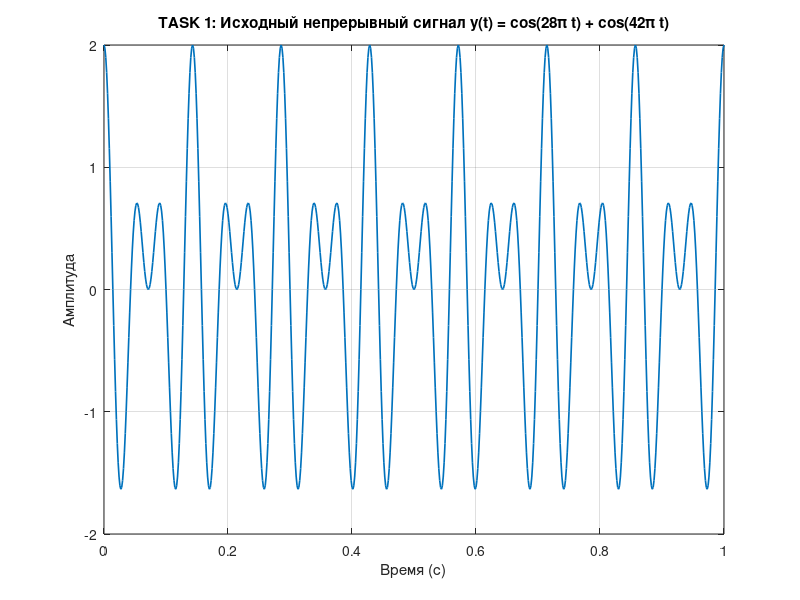
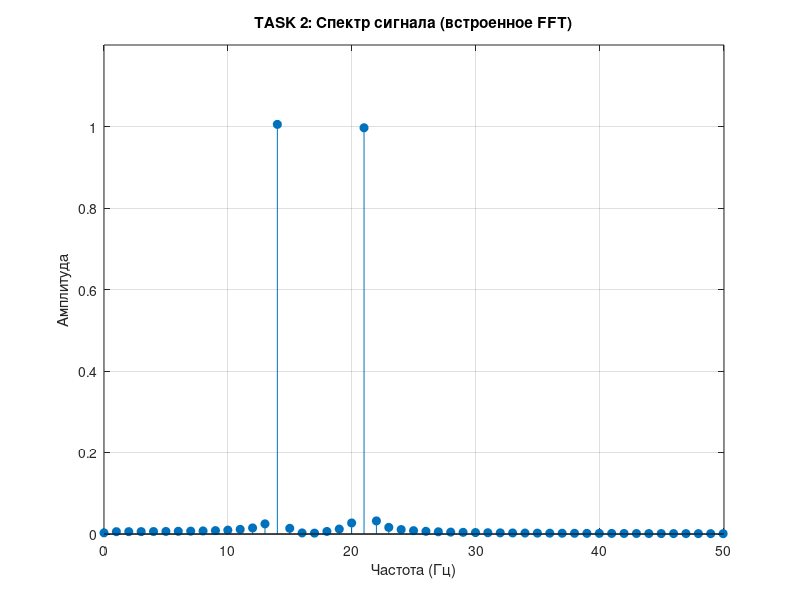
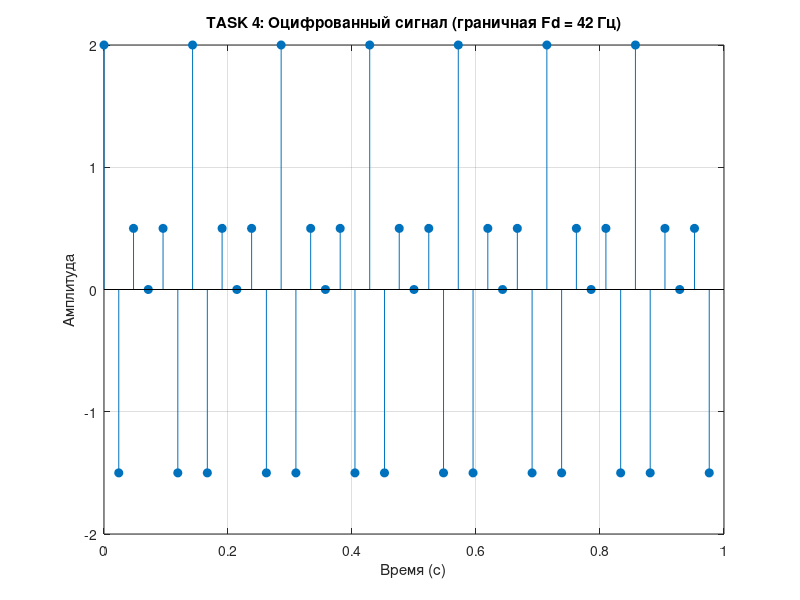

Here is the MATLAB script that generated these plots, in order: (Note: this script raises an error after producing the figures.)
%% =========================================================================
%% Лабораторная работа №1: Дискретизация, теорема Котельникова, ДПФ и АЦП
%% Курс: Основы систем моделирования и связи (ОСМС)
%% Вариант: 26
%% =========================================================================

clear; close all; clc;

%% TASK 1: Генерация и визуализация непрерывного сигнала
f = 7;
y = @(t) cos(4*pi*f*t) + cos(6*pi*f*t);

SR = 100;  % sampling points (число точек на период)
T = 1/f;   % период
SS = T/SR; % sampling step
Fs = 1/SS; % частота дискретизации (700 Гц)

t = 0:SS:1;
N = length(t);       % число отчетов

figure('Name', 'TASK 1: Исходный сигнал', 'NumberTitle', 'off');
plot(t, y(t), 'LineWidth', 1.2);
grid on;
title('TASK 1: Исходный непрерывный сигнал y(t) = cos(28\pi t) + cos(42\pi t)');
xlabel('Время (с)'); ylabel('Амплитуда');


%% TASK 2 - 3: Определение максимальной частоты и частоты дискретизации по Котельникову
% Согласно данным имеем два гармонических колебания:
% s1 = cos(4*pi*f*t) ; s2 = cos(6*pi*f*t)
% Из теоретических положений omega = 2*pi*f:
% omega1 = 4*pi*f => f1 = 2*f = 14 Гц
% omega2 = 6*pi*f => f2 = 3*f = 21 Гц
% Следовательно, максимальная частота в спектре сигнала:
%       Fmax = 3*f = 21 Гц
% По теореме Котельникова (Найквиста-Шеннона-Котельникова):
%       Fs >= 2 * Fmax
% Для нашего сигнала:
%       Fs_min = 2 * 21 = 42 Гц

freqs = (0 : floor(N/2)) * (Fs / N);
Ftransformed = fft(y(t));
Spectrum = Ftransformed / N;
HalfSpectrum = Spectrum(1 : floor(N/2) + 1);
HalfSpectrum(2:end-1) = 2 * HalfSpectrum(2:end-1);

figure('Name', 'TASK 2: Спектр FFT', 'NumberTitle', 'off');
stem(freqs, abs(HalfSpectrum), 'filled');
grid on;
title('TASK 2: Спектр сигнала (встроенное FFT)');
xlabel('Частота (Гц)'); ylabel('Амплитуда');
xlim([0, 50]);
ylim([0, 1.2]);


%% TASK 4: Оцифровка сигнала на 1 секунду с частотой дискретизации Fd = 42 Гц
% По теореме Котельникова граничная частота дискретизации Fd = 42 Гц
Fd = 42; 
dt = 1/Fd;
t4 = 0:dt:(1-dt); % ровно 42 отсчета на длительности 1 с
y4 = y(t4);       % массив временных отсчетов

figure('Name', 'TASK 4: Оцифрованный сигнал', 'NumberTitle', 'off');
stem(t4, y4, 'filled');
grid on;
title('TASK 4: Оцифрованный сигнал (граничная Fd = 42 Гц)');
xlabel('Время (с)'); ylabel('Амплитуда');


%% TASK 5: Самописное ДПФ (DFT), ширина спектра и расчёт объема памяти
% Вызываем самописную функцию ДПФ из шорткатов (my_dft)
X4 = my_dft(y4);
N4 = length(y4);

% Вычисление одностороннего амплитудного спектра
Spectr4 = abs(X4/N4);
Spectr4_half = Spectr4(1:floor(N4/2)+1);
Spectr4_half(2:end-1) = 2 * Spectr4_half(2:end-1);
f4 = (0 : floor(N4/2)) * (Fd/N4);

figure('Name', 'TASK 5: ДПФ', 'NumberTitle', 'off');
stem(f4, Spectr4_half, 'filled');
grid on;
title('TASK 5: Самописное ДПФ (Fd = 42 Гц)');
xlabel('Частота (Гц)'); ylabel('Амплитуда');
ylim([0, 1.2]);

% --- Оценка объема памяти ---
% Количество отчетов: N4 = 42
fprintf('--- TASK 5: Оценка объема памяти (N = %d отсчетов) ---\n', N4);
fprintf('  • double (8 байт): %d байт\n', N4 * 8);
fprintf('  • single/float (4 байта): %d байт\n', N4 * 4);
fprintf('  • int16 (2 байта): %d байт\n\n', N4 * 2);


%% TASK 6: Восстановление аналогового сигнала (ОДПФ) и оценка сходства
% Восстанавливаем сигнал через ИДПФ (my_idft) из шорткатов
y_rec = my_idft(X4);

% Сетка времени для непрерывного оригинала
t_analog = 0:0.001:1;

figure('Name', 'TASK 6: Восстановление Fd=42', 'NumberTitle', 'off');
plot(t_analog, y(t_analog), 'k--', 'LineWidth', 1.2);
hold on;
plot(t4, y_rec, 'b.-', 'LineWidth', 1.2, 'MarkerSize', 10);
hold off;
grid on;
title('TASK 6: Восстановление сигнала при критической Fd = 42 Гц');
xlabel('Время (с)'); ylabel('Амплитуда');
legend('Оригинал непрерывный', 'Восстановленный (ОДПФ + линия)');


%% TASK 7: Увеличение частоты дискретизации в 4 раза (Fd7 = 168 Гц)
Fd7 = 4 * Fd; % 168 Гц
dt7 = 1/Fd7;
t7 = 0:dt7:(1-dt7); % 168 отсчетов на 1 с
y7 = y(t7);
N7 = length(y7);

X7 = my_dft(y7);
Spectr7 = abs(X7/N7);
Spectr7_half = Spectr7(1 : floor(N7/2) + 1);
Spectr7_half(2:end-1) = 2 * Spectr7_half(2:end-1);
f7 = (0 : floor(N7/2)) * (Fd7 / N7);

figure('Name', 'TASK 7: ДПФ 168 Гц', 'NumberTitle', 'off');
stem(f7, Spectr7_half, 'filled');
xlim([0, 50]);
grid on;
title('TASK 7: ДПФ при 4х оверсемплинге (Fd = 168 Гц)');
xlabel('Частота (Гц)'); ylabel('Амплитуда');
ylim([0, 1.2]);

% Восстановление сигнала при 168 Гц
y_rec7 = my_idft(X7);

figure('Name', 'TASK 7: Восстановление 168 Гц', 'NumberTitle', 'off');
plot(t_analog, y(t_analog), 'k--', 'LineWidth', 1.2);
hold on;
plot(t7, y_rec7, 'r.-', 'LineWidth', 1.0, 'MarkerSize', 8);
hold off;
grid on;
title('TASK 7: Восстановление при Fd = 168 Гц (сигнал плавный)');
xlabel('Время (с)'); ylabel('Амплитуда');
legend('Оригинал', 'Восстановленный (Fd = 168 Гц)');


%% TASK 8 - 10: Считывание и анализ параметров аудиозаписи (электрогитара)
audio_file = 'voice.wav';
if exist(audio_file, 'file')
    [GuitarArray, GuitarFD] = audioread(audio_file);
    Audioinfo = audioinfo(audio_file);
    duration = Audioinfo.Duration;
    num_samples = size(GuitarArray, 1);
    MyFD = num_samples / duration;
else
    % Fallback: генерируем синтетический сигнал гитары, если WAV не загружен в Git
    GuitarFD = 44100;
    duration = 1.5;
    num_samples = round(duration * GuitarFD);
    t_synth = (0:num_samples-1)' / GuitarFD;
    GuitarArray = zeros(size(t_synth));
    for h = 1:16
        GuitarArray = GuitarArray + (1/h^1.2) * sin(2*pi*220*h*t_synth);
    end
    GuitarArray = GuitarArray / max(abs(GuitarArray));
    MyFD = GuitarFD;
end

fprintf('--- TASK 8-10: Анализ аудиозаписи ---\n');
fprintf('Количество отсчетов: %d\n', num_samples);
fprintf('Длительность записи: %.2f с\n', duration);
fprintf('Вычисленная частота дискретизации (MyFD): %.0f Гц\n', MyFD);
fprintf('Частота из файла (GuitarFD): %d Гц\n\n', GuitarFD);


%% TASK 11: Прореживание аудиосигнала (децимация) и воспроизведение
% Прореживаем массив в 10 раз (даунсэмплинг)
DSArray = downsample(GuitarArray, 10); 
Fs_ds = round(MyFD / 10); % 4410 Гц
t_ds = (0:length(DSArray)-1)/Fs_ds;

figure('Name', 'TASK 11: Прореженный сигнал', 'NumberTitle', 'off');
plot(t_ds, DSArray);
grid on;
title('TASK 11: Прореженный аудиосигнал (Fs = 4410 Гц)');
xlabel('Время (с)'); ylabel('Амплитуда');


%% TASK 12: ДПФ оригинального и прореженного звука (алиасинг)
y_orig_1s = GuitarArray(1 : min(GuitarFD, length(GuitarArray)), 1)'; 
N_orig = length(y_orig_1s);

y_ds_1s = DSArray(1 : min(Fs_ds, length(DSArray)), 1)';        
N_ds = length(y_ds_1s);

% ДПФ для оригинала (основная полоса до 4000 Гц)
k_max_orig = min(4000, N_orig - 1); 
XOrig = my_dft_fast(y_orig_1s, k_max_orig);
P_orig = abs(XOrig/N_orig);
P_orig(2:end) = 2*P_orig(2:end);
f_orig = 0:k_max_orig;

% Определение ширины спектра (по уровню 95% энергии)
P_cum = cumsum(P_orig.^2);
idx_95 = find(P_cum >= 0.95 * P_cum(end), 1);
F_width = f_orig(idx_95);
fprintf('--- TASK 12: Спектральный анализ звука ---\n');
fprintf('Ширина спектра оригинального сигнала (95%% энергии): %.0f Гц\n\n', F_width);

% ДПФ для прореженного сигнала (алиасинг)
k_max_ds = N_ds - 1;
XDS = my_dft_fast(y_ds_1s, k_max_ds);
P_ds = abs(XDS/N_ds);
f_ds = (0 : k_max_ds) * (Fs_ds/N_ds);

figure('Name', 'TASK 12: Алиасинг', 'Color', 'w', 'NumberTitle', 'off');
plot(f_orig, P_orig, 'b', 'LineWidth', 1.2); 
hold on;
plot(f_ds, P_ds, 'r', 'LineWidth', 0.9);
hold off;
grid on;
xlim([0, Fs_ds]);
ylim([0, max([P_orig, P_ds]) * 1.15]);
title('TASK 12: Сравнение ДПФ оригинального и прореженного сигналов (алиасинг)');
xlabel('Частота (Гц)'); ylabel('Амплитуда');
legend('Оригинал (Fs = 44100 Гц)', 'Прореженный (Fs = 4410 Гц, алиасинг)');


%% TASK 13: Влияние разрядности АЦП на спектр сигнала
bits_list = [3, 4, 5, 6, 16];
y_orig_sig = y(t);

fprintf('--- TASK 13: Оценка влияния разрядности АЦП ---\n');
figure('Name', 'TASK 13: Спектры при квантовании', 'NumberTitle', 'off');
for i = 1:length(bits_list)
    b = bits_list(i);
    [y_quant, err_mean] = quantize_adc(y_orig_sig, b);
    if b == 16
        fprintf('Разрядность %d бит (%5d уровней): Средняя ошибка = %.6f (эталон Audio CD)\n', b, 2^b, err_mean);
    else
        fprintf('Разрядность %d бит (%2d уровней): Средняя ошибка = %.5f\n', b, 2^b, err_mean);
    end
 
    F_q = fft(y_quant);
    P_q = abs(F_q / N);
    P_q_half = P_q(1 : floor(N/2) + 1);
    P_q_half(2:end-1) = 2 * P_q_half(2:end-1);
    
    subplot(2, 3, i);
    stem(freqs, P_q_half, 'LineWidth', 1.0, 'MarkerSize', 3);
    grid on;
    title(sprintf('%d бит (%d ур.) | err=%.4f', b, 2^b, err_mean));
    xlabel('Частота (Гц)'); ylabel('Амплитуда');
    xlim([0, 50]); ylim([0, 1.2]);
end

[y_q3, err3] = quantize_adc(y_orig_sig, 3);
[y_q4, err4] = quantize_adc(y_orig_sig, 4);
[y_q5, err5] = quantize_adc(y_orig_sig, 5);
[y_q6, err6] = quantize_adc(y_orig_sig, 6);
[y_q16, err16] = quantize_adc(y_orig_sig, 16);

figure('Name', 'TASK 13: Квантование во времени', 'NumberTitle', 'off');
plot(t, y_orig_sig, 'b', 'LineWidth', 1.5);
hold on;
stairs(t, y_q3, 'r', 'LineWidth', 1.1);
stairs(t, y_q4, 'Color', [0.1, 0.7, 0.2], 'LineWidth', 1.1);
stairs(t, y_q5, 'Color', [0.9, 0.5, 0.1], 'LineWidth', 1.0);
stairs(t, y_q6, 'Color', [0.6, 0.2, 0.8], 'LineWidth', 1.0);
stairs(t, y_q16, 'Color', [0.3, 0.3, 0.3], 'LineStyle', '--', 'LineWidth', 0.8);
hold off;
grid on;
title('TASK 13: Сравнение квантования во времени (3..16 бит)');
xlabel('Время (с)'); ylabel('Амплитуда');
legend('Оригинал', ...
       sprintf('3 бита (err=%.4f)', err3), ...
       sprintf('4 бита (err=%.4f)', err4), ...
       sprintf('5 бит (err=%.4f)', err5), ...
       sprintf('6 бит (err=%.4f)', err6), ...
       sprintf('16 бит (err=%.6f, CD)', err16), ...
       'Location', 'southwest');


%% Дополнительное 1: Darth Vader Voice DSP Effect
vader_file = 'vader_pre.wav';
if exist(vader_file, 'file')
    [y_vader_in, fs_vader] = audioread(vader_file);
    y_vader_in = y_vader_in(:, 1);
else
    fs_vader = 44100;
    t_v = (0 : fs_vader * 1.5 - 1)' / fs_vader;
    y_vader_in = 0.5 * sin(2*pi*140*t_v) + 0.3 * sin(2*pi*280*t_v);
end

y_vader = vader_voice(y_vader_in, fs_vader);

figure('Name', 'Доп: Вокодер Дарт Вейдер', 'NumberTitle', 'off');
subplot(2, 1, 1);
plot((0:length(y_vader_in)-1)/fs_vader, y_vader_in, 'b');
grid on; title('Оригинальный голос'); xlabel('Время (с)');
subplot(2, 1, 2);
plot((0:length(y_vader)-1)/fs_vader, y_vader, 'r');
grid on; title('Обработанный голос Дарта Вейдера'); xlabel('Время (с)');


%% Дополнительное 2: Синтез мелодии "В траве сидел кузнечик"
Fs_kuz = 48000;
NOTE_C4  = 262; NOTE_E4  = 330; NOTE_F4  = 349; NOTE_G4  = 392; NOTE_GS4 = 415;

melodyes = [NOTE_E4, NOTE_C4, NOTE_E4, NOTE_C4, NOTE_E4, NOTE_F4, NOTE_F4, ...
            NOTE_F4, NOTE_C4, NOTE_F4, NOTE_C4, NOTE_F4, NOTE_E4, NOTE_E4];
durations = [250, 250, 250, 250, 250, 250, 500, ...
             250, 250, 250, 250, 250, 250, 500];

mels = [melodyes, melodyes, melodyes(1:7)];
durs = [durations, durations, durations(1:7)];

kuz_signal = [];
for i = 1:length(mels)
    dur = durs(i)/1000;
    N_total = round(dur*Fs_kuz);
    N_tone  = round(0.85*N_total);
    t_k = (0:N_tone-1)/Fs_kuz;
    tone = sin(2*pi*mels(i)*t_k);
    kuz_signal = [kuz_signal, tone, zeros(1, N_total - N_tone)]; %#ok<AGROW>
end

figure('Name', 'Доп: Кузнечик спектр', 'NumberTitle', 'off');
Fr_kuz = fft(kuz_signal);
Ns_kuz = length(kuz_signal);
f_kuz = (0:Ns_kuz-1) * (Fs_kuz / Ns_kuz);
amp_kuz = abs(Fr_kuz) / Ns_kuz;
half_kuz = 1:floor(Ns_kuz/2);

stem(f_kuz(half_kuz), 2*amp_kuz(half_kuz), 'Marker', 'none');
grid on;
title('Спектр синтезированной мелодии (Кузнечик)');
xlabel('Частота (Гц)'); ylabel('Амплитуда');
xlim([0, 1000]);

%% =========================================================================
%% ШОРТКАТЫ И ВСПОМОГАТЕЛЬНЫЕ ФУНКЦИИ
%% =========================================================================

% ДПФ
function X = my_dft(x)
    N = length(x);
    X = zeros(1, N);
    for k = 0 : N - 1
        for n = 0 : N - 1
            X(k+1) = X(k+1) + x(n+1) * exp(-1i * 2 * pi * k * n / N);
        end
    end
end

% ИДПФ (ОДПФ)
function x_rec = my_idft(X)
    N = length(X);
    x_rec = zeros(1, N);
    for n = 0 : N - 1
        for k = 0 : N - 1
            x_rec(n+1) = x_rec(n+1) + X(k+1) * exp(1i * 2 * pi * k * n / N);
        end
        x_rec(n+1) = real(x_rec(n+1) / N);
    end
end

% ДПФ с векторной суммой (быстрое прямое)
function X = my_dft_fast(x, k_max)
    x = x(:).';
    N = length(x);
    n = 0 : N - 1;
    if nargin < 2
        k_max = N - 1;
    end
    k_max = min(k_max, N - 1);
    X = zeros(1, k_max + 1);
    for k = 0 : k_max
        X(k + 1) = sum(x .* exp(-1i * 2 * pi * k * n / N));
    end
end

% ОДПФ с векторной суммой (быстрое инверсное)
function x_rec = my_idft_fast(X)
    X = X(:).';
    N = length(X);
    k = 0 : N - 1;
    x_rec = zeros(1, N);
    for n = 0 : N - 1
        x_rec(n + 1) = sum(X .* exp(1i * 2 * pi * k * n / N));
    end
    x_rec = real(x_rec / N);
end

% Квантование АЦП с вычислением средней ошибки
function [y_q, err] = quantize_adc(x, bits)
    levels = 2^bits - 1;
    x_min = min(x(:));
    x_max = max(x(:));
    if x_max == x_min
        y_q = x;
        err = 0;
        return;
    end
    x_scaled = (x - x_min) / (x_max - x_min) * levels;
    x_int = round(x_scaled);
    x_int = max(0, min(levels, x_int));
    y_q = (x_int / levels) * (x_max - x_min) + x_min;
    err = mean(abs(x - y_q));
end

% Эффект голоса Дарта Вейдера
function y_out = vader_voice(y, fs)
    y = y(:);
    N = length(y);
    L = round(0.04 * fs);
    tau = mod((0 : N - 1)' * 0.16, L);
    w = tau / L;
    y_pitch = (1 - w) .* y(max(1, (1:N)' - round(tau))) + ...
                  w  .* y(max(1, (1:N)' - round(mod(tau + L/2, L))));

    f = (0 : 511) * (fs / 512);
    mask = (f >= 100 & f <= 3500) | (f >= fs - 3500 & f <= fs - 100);
    mask = mask + 0.6 * ((f >= 120 & f <= 250) | (f >= fs - 250 & f <= fs - 120));
    win = sin(pi * (0 : 511)' / 512);

    y_filt = zeros(N, 1);
    num_blocks = floor((N - 512) / 256);
    for m = 0 : num_blocks - 1
        idx = m * 256 + (1 : 512);
        Xb = my_dft_fast(y_pitch(idx) .* win);
        yb = my_idft_fast(Xb .* mask);
        y_filt(idx) = y_filt(idx) + yb(:);
    end

    d = round(0.012 * fs);
    y_out = y_filt + 0.35 * [zeros(d, 1); y_filt(1 : end - d)];
    max_val = max(abs(y_out));
    if max_val > 0
        y_out = 0.95 * (y_out / max_val);
    end
end
